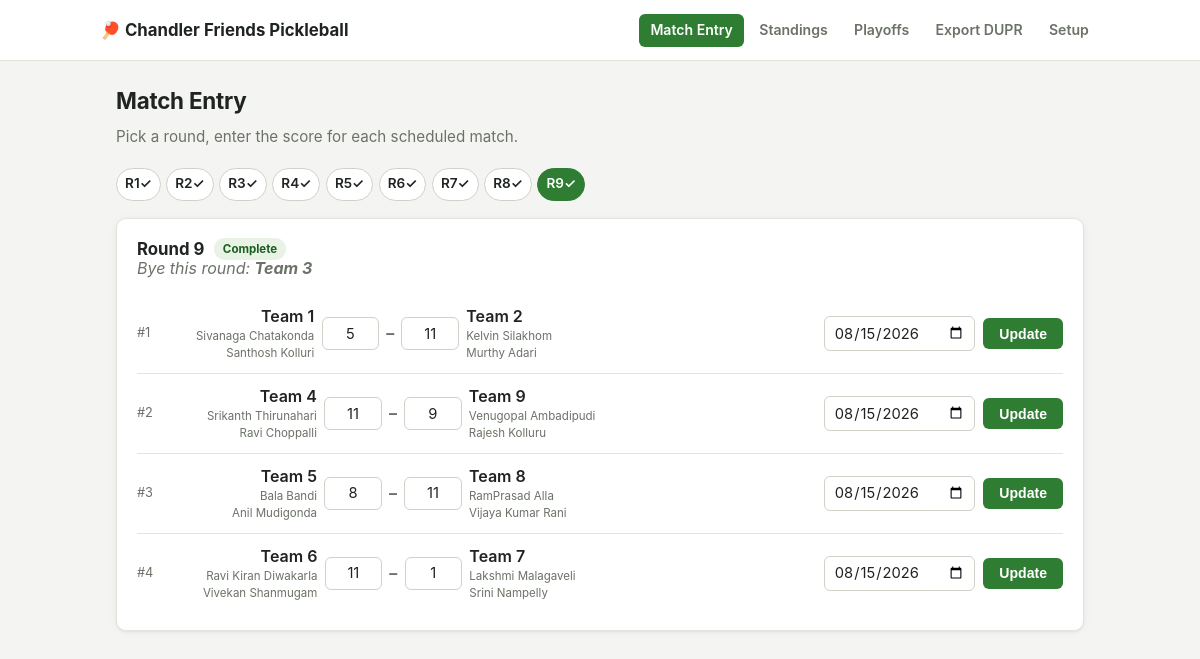
/match-entry, run on the app's committed database.
### tables this page shows
CREATE TABLE teams (
    id INTEGER PRIMARY KEY,           -- 1..9, matches Team# in the original workbook
    name TEXT NOT NULL,
    player1_name TEXT NOT NULL,
    player1_dupr_id TEXT NOT NULL DEFAULT '',
    player1_external_id TEXT NOT NULL DEFAULT '',  -- DUPR "ExternalId" = player's email
    player2_name TEXT NOT NULL,
    player2_dupr_id TEXT NOT NULL DEFAULT '',
    player2_external_id TEXT NOT NULL DEFAULT ''
);

CREATE TABLE round_robin_matches (
    id INTEGER PRIMARY KEY AUTOINCREMENT,
    round INTEGER NOT NULL,           -- 1..9
    match_num INTEGER NOT NULL,       -- 1..4 within the round
    team_a_id INTEGER NOT NULL REFERENCES teams(id),
    team_b_id INTEGER NOT NULL REFERENCES teams(id),
    team_a_score INTEGER,
    team_b_score INTEGER,
    match_date TEXT,
    submitted_at TEXT
);

### app.py (the view)
@app.route("/match-entry")
def match_entry():
    if not db.is_tournament_set_up():
        return redirect(url_for("setup"))
    if "round" in request.args:
        round_num = int(request.args["round"])
    else:
        round_num = next((r for r in range(1, 10) if not db.round_is_complete(r)), 9)
    return render_template("match_entry.html", round_num=round_num, teams=db.get_teams(),
                            **_round_panel_context(round_num))

### app.py (called while the page is built)
def _round_panel_context(round_num):
    matches, bye_team_id = db.get_round_data(round_num)
    return {
        "matches": matches,
        "bye_team_id": bye_team_id,
        "round_complete": db.round_is_complete(round_num),
        "completed_rounds": {r for r in range(1, 10) if db.round_is_complete(r)},
        "message": None,
    }

### db.py (called while the page is built)
def get_db():
    if "db" not in g:
        g.db = sqlite3.connect(DB_PATH)
        g.db.row_factory = sqlite3.Row
        g.db.execute("PRAGMA foreign_keys = ON")
        _ensure_schema(g.db)
    return g.db

def _ensure_schema(conn):
    conn.executescript(SCHEMA_PATH.read_text())
    if conn.execute("SELECT 1 FROM settings WHERE id = 1").fetchone() is None:
        conn.execute("INSERT INTO settings (id) VALUES (1)")
    conn.commit()

def get_teams():
    return {row["id"]: dict(row) for row in get_db().execute("SELECT * FROM teams ORDER BY id")}

def is_tournament_set_up():
    row = get_db().execute("SELECT COUNT(*) AS n FROM teams").fetchone()
    return row["n"] == 9

def get_round_data(round_num):
    db = get_db()
    matches = db.execute(
        "SELECT * FROM round_robin_matches WHERE round = ? ORDER BY match_num", (round_num,)
    ).fetchall()
    bye = db.execute("SELECT team_id FROM byes WHERE round = ?", (round_num,)).fetchone()
    return [dict(m) for m in matches], (bye["team_id"] if bye else None)

def round_is_complete(round_num):
    db = get_db()
    row = db.execute(
        "SELECT COUNT(*) AS n FROM round_robin_matches WHERE round = ? AND (team_a_score IS NULL OR team_b_score IS NULL)",
        (round_num,),
    ).fetchone()
    return row["n"] == 0

### templates/match_entry.html (shortened to what this page needs)
{% extends "base.html" %}
{% block content %}
  <h2>Match Entry</h2>
  <p class="subtitle">Pick a round, enter the score for each scheduled match.</p>
  {% include "_round_panel.html" %}
{% endblock %}

### templates/base.html (shortened to what this page needs)
<!doctype html>
<html lang="en">
<head>
  <link rel="stylesheet" href="{{ url_for('static', filename='style.css') }}">
</head>
<body>
  <header>
    <div class="header-inner">
      <h1>🏓 Chandler Friends Pickleball</h1>
      <nav>
        <a href="{{ url_for('match_entry') }}" class="{{ 'active' if request.endpoint == 'match_entry' }}">Match Entry</a>
        <a href="{{ url_for('standings') }}" class="{{ 'active' if request.endpoint == 'standings' }}">Standings</a>
        <a href="{{ url_for('playoffs') }}" class="{{ 'active' if request.endpoint == 'playoffs' }}">Playoffs</a>
        <a href="{{ url_for('export_page') }}" class="{{ 'active' if request.endpoint == 'export_page' }}">Export DUPR</a>
        <a href="{{ url_for('setup') }}" class="{{ 'active' if request.endpoint == 'setup' }}">Setup</a>
      </nav>
    </div>
  </header>
  <main>
    {% block content %}{% endblock %}
  </main>
</body>
</html>

### templates/_round_panel.html (shortened to what this page needs)
<div id="round-panel">
  <div class="round-nav">
    {% for r in range(1, 10) %}
      <a href="{{ url_for('match_entry', round=r) }}"
         class="{{ 'current' if r == round_num }} {{ 'done' if r in completed_rounds }}">R{{ r }}</a>
    {% endfor %}
  </div>
  <div class="card">
    <div class="section-heading">
      <h3 style="margin:0">Round {{ round_num }}</h3>
      {% if round_complete %}<span class="badge">Complete</span>{% endif %}
    </div>
    {% if bye_team_id %}
      <p class="bye-note">Bye this round: <strong>{{ teams[bye_team_id].name }}</strong></p>
    {% endif %}
    {% for m in matches %}
    <form class="match-row" hx-post="{{ url_for('submit_rr', match_id=m.id) }}" hx-target="#round-panel" hx-swap="outerHTML">
      <span class="match-num">#{{ m.match_num }}</span>
      <div class="scoreboard">
        <div class="team-block team-a">
          <span class="team-name">{{ teams[m.team_a_id].name }}</span>
          <span class="players">{{ teams[m.team_a_id].player1_name }}</span>
          <span class="players">{{ teams[m.team_a_id].player2_name }}</span>
        </div>
        <input type="number" name="g1_a" class="score-input" value="{{ m.team_a_score if m.team_a_score is not none else '' }}" min="0" required>
        <span class="score-vs">–</span>
        <input type="number" name="g1_b" class="score-input" value="{{ m.team_b_score if m.team_b_score is not none else '' }}" min="0" required>
        <div class="team-block team-b">
          <span class="team-name">{{ teams[m.team_b_id].name }}</span>
          <span class="players">{{ teams[m.team_b_id].player1_name }}</span>
          <span class="players">{{ teams[m.team_b_id].player2_name }}</span>
        </div>
      </div>
      <div class="match-actions">
        <input type="date" name="match_date" value="{{ m.match_date or DEFAULT_RR_DATE }}">
        <button type="submit">{{ 'Update' if m.team_a_score is not none else 'Submit' }}</button>
      </div>
    </form>
    {% endfor %}
  </div>
</div>

### data on the page
teams: name "Team 3"
round_robin_matches: match_num "1", team_a.name "Team 1", g1_a "5", g1_b "11", team_b.name "Team 2", match_date "08/15/2026", team_a_score "Update"
teams: player1_name "Sivanaga Chatakonda", player2_name "Santhosh Kolluri"
teams: player1_name "Kelvin Silakhom", player2_name "Murthy Adari"
round_robin_matches: match_num "2", team_a.name "Team 4", g1_a "11", g1_b "9", team_b.name "Team 9", match_date "08/15/2026", team_a_score "Update"
teams: player1_name "Srikanth Thirunahari", player2_name "Ravi Choppalli"
teams: player1_name "Venugopal Ambadipudi", player2_name "Rajesh Kolluru"
round_robin_matches: match_num "3", team_a.name "Team 5", g1_a "8", g1_b "11", team_b.name "Team 8", match_date "08/15/2026", team_a_score "Update"
teams: player1_name "Bala Bandi", player2_name "Anil Mudigonda"
teams: player1_name "RamPrasad Alla", player2_name "Vijaya Kumar Rani"
round_robin_matches: match_num "4", team_a.name "Team 6", g1_a "11", g1_b "1", team_b.name "Team 7", match_date "08/15/2026", team_a_score "Update"
teams: player1_name "Ravi Kiran Diwakarla", player2_name "Vivekan Shanmugam"
teams: player1_name "Lakshmi Malagaveli", player2_name "Srini Nampelly"

### other printed values
{{ r }} "1" "2" "3" "4" "5" "6" "7" "8" "9"
{{ round_num }} "9"
